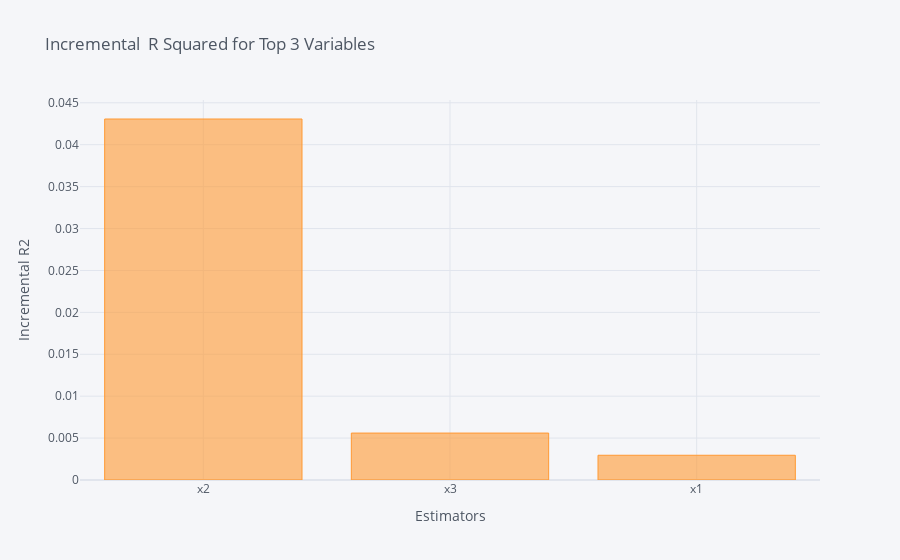
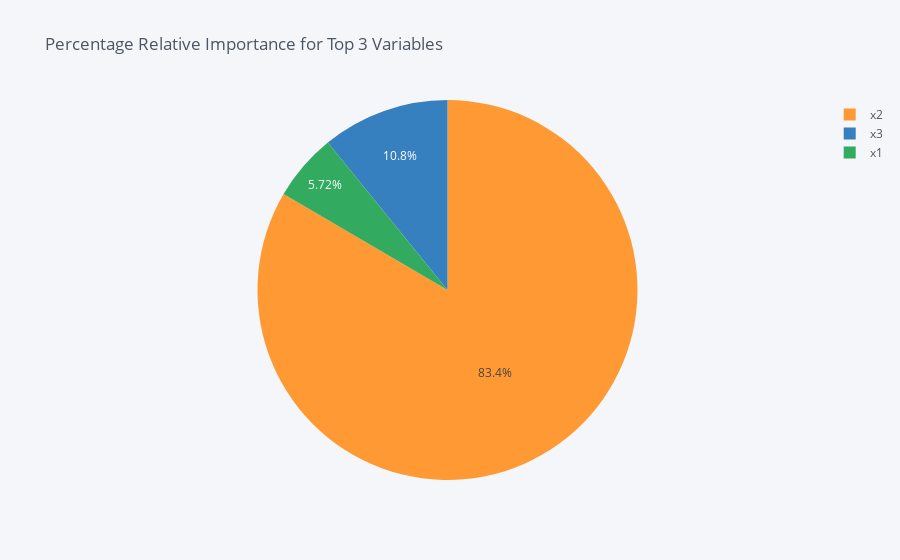

Notebook code for these charts, in order:
### Code cell
imp = RelativeImportance.relativeImp_3d()
imp = list(imp.values())
print("The importance for every dimension:")
print(imp)

### Figure 1 — Plotly figure (JSON) as saved in the notebook; plotly's stock layout.template omitted (floating-point values rounded to 4 significant figures)
{"data": [{"marker": {"color": "rgba(255, 153, 51, 0.6)", "line": {"color": "rgba(255, 153, 51, 1.0)", "width": 1}}, "name": "incremental_r2", "orientation": "v", "text": "", "type": "bar", "x": ["x2", "x3", "x1"], "y": [0.04307, 0.005598, 0.002953]}], "layout": {"legend": {"bgcolor": "#F5F6F9", "font": {"color": "#4D5663"}}, "paper_bgcolor": "#F5F6F9", "plot_bgcolor": "#F5F6F9", "title": {"font": {"color": "#4D5663"}, "text": "Incremental  R Squared for Top 3 Variables "}, "xaxis": {"gridcolor": "#E1E5ED", "showgrid": true, "tickfont": {"color": "#4D5663"}, "title": {"font": {"color": "#4D5663"}, "text": "Estimators"}, "zerolinecolor": "#E1E5ED"}, "yaxis": {"gridcolor": "#E1E5ED", "showgrid": true, "tickfont": {"color": "#4D5663"}, "title": {"font": {"color": "#4D5663"}, "text": "Incremental R2"}, "zerolinecolor": "#E1E5ED"}}}

### Figure 2 — Plotly figure (JSON) as saved in the notebook; plotly's stock layout.template omitted (floating-point values rounded to 4 significant figures)
{"data": [{"labels": ["x2", "x3", "x1"], "marker": {"colors": ["rgba(255, 153, 51, 1.0)", "rgba(55, 128, 191, 1.0)", "rgba(50, 171, 96, 1.0)"]}, "name": "", "type": "pie", "values": [83.43, 10.85, 5.721]}], "layout": {"legend": {"bgcolor": "#F5F6F9", "font": {"color": "#4D5663"}}, "paper_bgcolor": "#F5F6F9", "plot_bgcolor": "#F5F6F9", "title": {"font": {"color": "#4D5663"}, "text": "Percentage Relative Importance for Top 3 Variables "}}}
